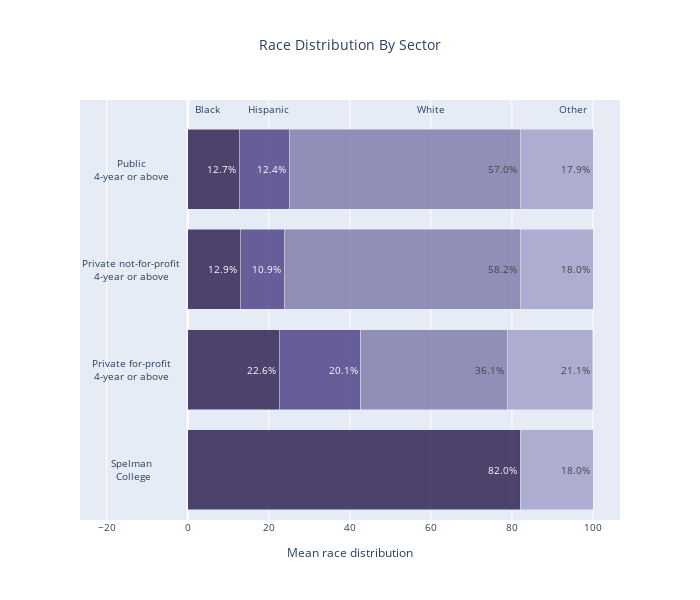

This figure's notebook cell:
### Code cell
fig = go.Figure()
half = university_x.index(" ")
races = ["Black", "Hispanic", "White", "Other"]
sectors = [university_x[:half] + '<br>' + university_x[half:],
           'Private for-profit<br>4-year or above','Private not-for-profit<br>4-year or above', 
           'Public<br>4-year or above']

for i, v in enumerate(race_cols):
    
    for j, x in enumerate(enrollment_by_race.index.to_list()):
        
        value = np.round(enrollment_by_race[v].values[j], 1)
        if value > 3:
            fig.add_trace(go.Bar(
                x=[value],
                y=[enrollment_by_race.index[j]],
                text=[str(value) + '%'],
                orientation='h', marker={'color': colors[i]}
            ))
        else:
            fig.add_trace(go.Bar(
                x=[value],
                y=[enrollment_by_race.index[j]],
                orientation='h', marker={'color': colors[i]}
            ))

locs = [5,20, 60, 95]
for i, v in enumerate(races):
    fig.add_annotation(text=v,
                      xref="x", yref="y",
                      x=locs[i] , y=3.6, showarrow=False)  
for i, v in enumerate(enrollment_by_race.index):
    fig.add_annotation(
        text=sectors[i], xref='x', yref='y', x=-14, 
        y=enrollment_by_race.index[i], showarrow=False
    )

    
fig.update_layout(
    title='Race Distribution By Sector',
    title_x=0.5,
    height=600,
    width=700,
    font={
            'size': 10
        },
    violinmode='group',
    xaxis={
        'title': 'Mean race distribution',
    },
    
    barmode='stack',
    showlegend=False
    
)
fig.update_yaxes(showticklabels=False)

fig.update_traces(
    marker={
        'line': {'width': 0.5},
        
    }, 
)

### Figure 1 — Plotly figure (JSON) as saved in the notebook; plotly's stock layout.template omitted (floating-point values rounded to 4 significant figures)
{"data": [{"marker": {"color": "rgba(38, 24, 74, 0.8)", "line": {"width": 0.5}}, "orientation": "h", "text": ["82.0%"], "type": "bar", "x": [82], "y": ["Spelman College"]}, {"marker": {"color": "rgba(38, 24, 74, 0.8)", "line": {"width": 0.5}}, "orientation": "h", "text": ["22.6%"], "type": "bar", "x": [22.6], "y": ["Private for-profit, 4-year or above"]}, {"marker": {"color": "rgba(38, 24, 74, 0.8)", "line": {"width": 0.5}}, "orientation": "h", "text": ["12.9%"], "type": "bar", "x": [12.9], "y": ["Private not-for-profit, 4-year or above"]}, {"marker": {"color": "rgba(38, 24, 74, 0.8)", "line": {"width": 0.5}}, "orientation": "h", "text": ["12.7%"], "type": "bar", "x": [12.7], "y": ["Public, 4-year or above"]}, {"marker": {"color": "rgba(71, 58, 131, 0.8)", "line": {"width": 0.5}}, "orientation": "h", "type": "bar", "x": [0], "y": ["Spelman College"]}, {"marker": {"color": "rgba(71, 58, 131, 0.8)", "line": {"width": 0.5}}, "orientation": "h", "text": ["20.1%"], "type": "bar", "x": [20.1], "y": ["Private for-profit, 4-year or above"]}, {"marker": {"color": "rgba(71, 58, 131, 0.8)", "line": {"width": 0.5}}, "orientation": "h", "text": ["10.9%"], "type": "bar", "x": [10.9], "y": ["Private not-for-profit, 4-year or above"]}, {"marker": {"color": "rgba(71, 58, 131, 0.8)", "line": {"width": 0.5}}, "orientation": "h", "text": ["12.4%"], "type": "bar", "x": [12.4], "y": ["Public, 4-year or above"]}, {"marker": {"color": "rgba(122, 120, 168, 0.8)", "line": {"width": 0.5}}, "orientation": "h", "type": "bar", "x": [0], "y": ["Spelman College"]}, {"marker": {"color": "rgba(122, 120, 168, 0.8)", "line": {"width": 0.5}}, "orientation": "h", "text": ["36.1%"], "type": "bar", "x": [36.1], "y": ["Private for-profit, 4-year or above"]}, {"marker": {"color": "rgba(122, 120, 168, 0.8)", "line": {"width": 0.5}}, "orientation": "h", "text": ["58.2%"], "type": "bar", "x": [58.2], "y": ["Private not-for-profit, 4-year or above"]}, {"marker": {"color": "rgba(122, 120, 168, 0.8)", "line": {"width": 0.5}}, "orientation": "h", "text": ["57.0%"], "type": "bar", "x": [57], "y": ["Public, 4-year or above"]}, {"marker": {"color": "rgba(164, 163, 204, 0.85)", "line": {"width": 0.5}}, "orientation": "h", "text": ["18.0%"], "type": "bar", "x": [18], "y": ["Spelman College"]}, {"marker": {"color": "rgba(164, 163, 204, 0.85)", "line": {"width": 0.5}}, "orientation": "h", "text": ["21.1%"], "type": "bar", "x": [21.1], "y": ["Private for-profit, 4-year or above"]}, {"marker": {"color": "rgba(164, 163, 204, 0.85)", "line": {"width": 0.5}}, "orientation": "h", "text": ["18.0%"], "type": "bar", "x": [18], "y": ["Private not-for-profit, 4-year or above"]}, {"marker": {"color": "rgba(164, 163, 204, 0.85)", "line": {"width": 0.5}}, "orientation": "h", "text": ["17.9%"], "type": "bar", "x": [17.9], "y": ["Public, 4-year or above"]}], "layout": {"annotations": [{"showarrow": false, "text": "Black", "x": 5, "xref": "x", "y": 3.6, "yref": "y"}, {"showarrow": false, "text": "Hispanic", "x": 20, "xref": "x", "y": 3.6, "yref": "y"}, {"showarrow": false, "text": "White", "x": 60, "xref": "x", "y": 3.6, "yref": "y"}, {"showarrow": false, "text": "Other", "x": 95, "xref": "x", "y": 3.6, "yref": "y"}, {"showarrow": false, "text": "Spelman<br> College", "x": -14, "xref": "x", "y": "Spelman College", "yref": "y"}, {"showarrow": false, "text": "Private for-profit<br>4-year or above", "x": -14, "xref": "x", "y": "Private for-profit, 4-year or above", "yref": "y"}, {"showarrow": false, "text": "Private not-for-profit<br>4-year or above", "x": -14, "xref": "x", "y": "Private not-for-profit, 4-year or above", "yref": "y"}, {"showarrow": false, "text": "Public<br>4-year or above", "x": -14, "xref": "x", "y": "Public, 4-year or above", "yref": "y"}], "barmode": "stack", "font": {"size": 10}, "height": 600, "showlegend": false, "title": {"text": "Race Distribution By Sector", "x": 0.5}, "violinmode": "group", "width": 700, "xaxis": {"title": {"text": "Mean race distribution"}}, "yaxis": {"showticklabels": false}}}
